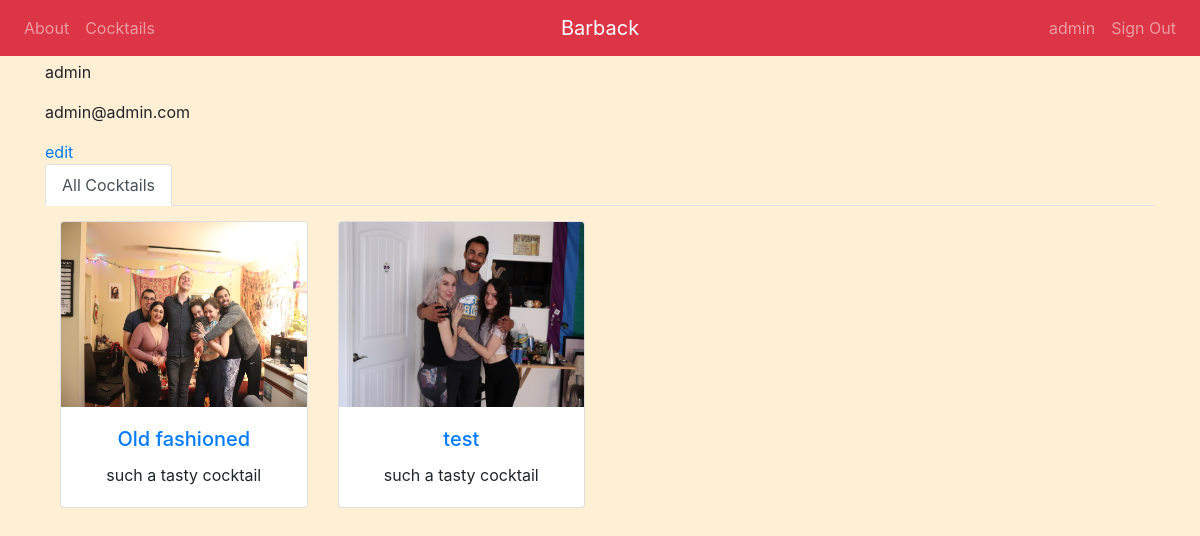
/barback/profile/ (signed in), run on an earlier commit of the app's database.
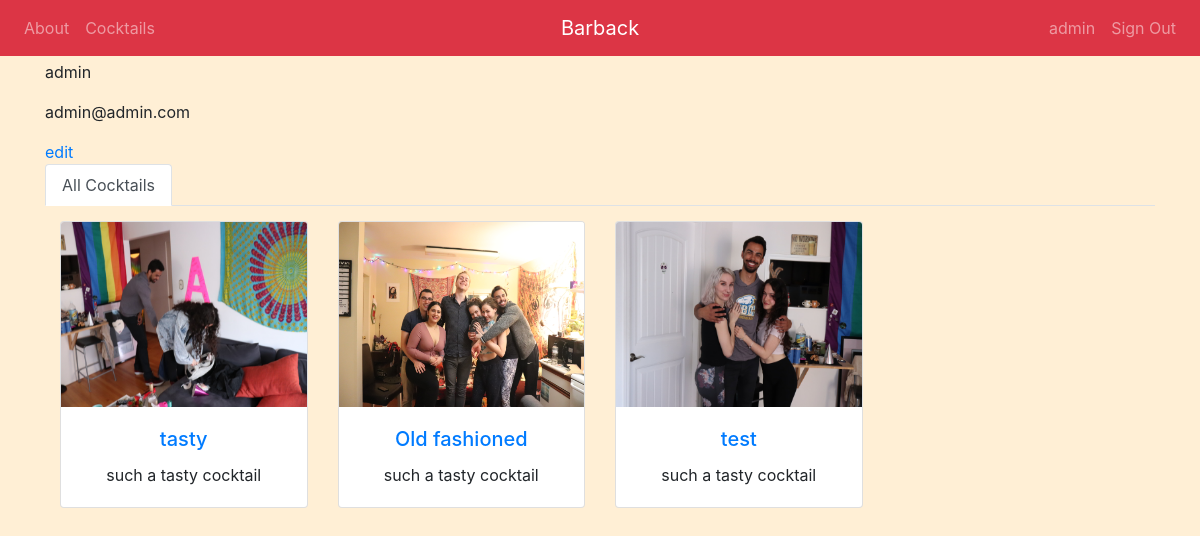
And on a later commit of the database.
### barback/models.py (models this page shows, shortened)
class User(AbstractUser):
    pass

class Cocktail(models.Model):
    cocktail_name   = models.CharField(max_length = 50)
    cocktail_image  = models.ImageField(upload_to="cocktail_images/",
                                        blank=True,
                                        null=True)
    pub_date        = models.DateTimeField(auto_now=True)
    cocktail_info   = models.CharField(max_length = 200, blank=True, null=True)
    cocktail_steps  = models.CharField(max_length = 1000, blank=True, null=True)
    virgin          = models.BooleanField(null=True)
    user            = models.ForeignKey(User, on_delete=models.CASCADE,
                                              blank=True,
                                              null=True)
    cocktail_type_choices = (
        ('WHISKEY', 'Whiskey'),
        ('VODKA', 'Vodka'),
        ('TEQUILA', 'Tequila'),
        ('GIN', 'Gin'),
        ('VIRGIN', 'Virgin'),
    )
    cocktail_type = models.CharField(max_length = 10, choices = cocktail_type_choices)
    def was_published_recently(self):
        now = timezone.now()
        return now - datetime.timedelta(days=2) <= self.pub_date <= now
    was_published_recently.admin_order_field = 'pub_date'
    was_published_recently.boolean = True
    was_published_recently.short_description = 'Published recently?'

### barback/views.py (the view)
# urls.py: path('profile/', views.ProfileView.as_view(), name='profile'),
class ProfileView(generic.ListView):
    template_name = 'barback/profile.html'
    context_object_name = 'user_cocktails'
    def get_queryset(self):
        return Cocktail.objects.filter(user=self.request.user).order_by('-pub_date')

### barback/templates/barback/profile.html (shortened to what this page needs)
{% extends 'base.html' %}
{% load static %}
{% block body %}
<div class="container">
  <body>
    <p>{{user}}</p>
    <p>{{user.email}}</p>
    <a href="{% url 'barback:edit_profile' %}">edit</a>
    <ul class="nav nav-tabs">
      <li class='nav-item'>
        <a class="nav-link active" id="all-tab" data-toggle="tab" href="#all"
           role="tab" aria-controls="all" aria-selected="true">
           All Cocktails
        </a>
      </li>
    </ul>
    <div class="tab-content" id="myTabContent">
      <div class="tab-pane fade show active" id="all" role="tabpanel" aria-labelledby="all-tab">
        {% if user_cocktails %}
          {% for cocktail in user_cocktails %}
            <div class="col-sm-12 col-md-6 col-lg-4 col-xl-3 recipe" id="{{ cocktail.cocktail_name }}">
              <div class="card">
                <img src="{{ cocktail.cocktail_image.url }}" class="card-img-top"
                     height="185" width="278">
                <div class="card-body">
                  <a href="{% url 'barback:detail' cocktail.id %}">
                    <h5 class="card-title text-center">{{ cocktail.cocktail_name }}</h5>
                  </a>
                  <p class="card-text text-center">{{ cocktail.cocktail_info }}</p>
                </div>
              </div>
            </div>
         {% endfor %}
        {% else %}
          <p>You have not created any Cocktails</p>
        {% endif %}
      </div>
  </body>
</div>
{% endblock %}

### barback/templates/base.html (shortened to what this page needs)
<!DOCTYPE html>
<html>
  <head>
    {% load static %}
    <link rel="stylesheet" href="https://stackpath.bootstrapcdn.com/bootstrap/4.3.1/css/bootstrap.min.css">
  </head>
  <body>
    <nav class="navbar fixed-top navbar-expand-md navbar-dark bg-danger">
        <div class="navbar-collapse collapse w-100 order-1 order-md-0 dual-collapse2">
            <ul class="navbar-nav mr-auto">
                <li class="nav-item">
                    <a class="nav-link" href="{% url 'barback:about' %}">About</a>
                </li>
                <li class="nav-item">
                    <a class="nav-link" href="{% url 'barback:index' %}">Cocktails</a>
                </li>
            </ul>
        </div>
        <div class="mx-auto order-0">
            <a class="navbar-brand mx-auto" href="{% url 'barback:index' %}">Barback</a>
        </div>
        <div class="navbar-collapse collapse w-100 order-3 dual-collapse2">
            <ul class="navbar-nav ml-auto">
              {% if request.user.is_authenticated %}
              <li class="nav-item">
                  <a class="nav-link" href="{% url 'barback:profile' %}">{{ request.user.username }}</a>
              </li>
                <li class="nav-item">
                    <a class="nav-link" href="{% url 'barback:logout' %}">Sign Out</a>
                </li>
              {% endif %}
            </ul>
        </div>
    </nav>
    <link rel="stylesheet" href="{% static 'barback/css/style.css' %}">
    {%block body%}
    {% endblock %}
  </body>
</html>

### barback/static/barback/css/style.css (style rules this page uses)
body { background-color: #FFEFD5; margin-top: 60px; }
.container { width: 100%; }
* { box-sizing: border-box; }
[class*="col-"] { float: left; padding: 15px; }

What changed in the data, as far as the page shows it:
added Cocktail: cocktail_image (picture), cocktail_name "tasty", cocktail_info "such a tasty cocktail"
